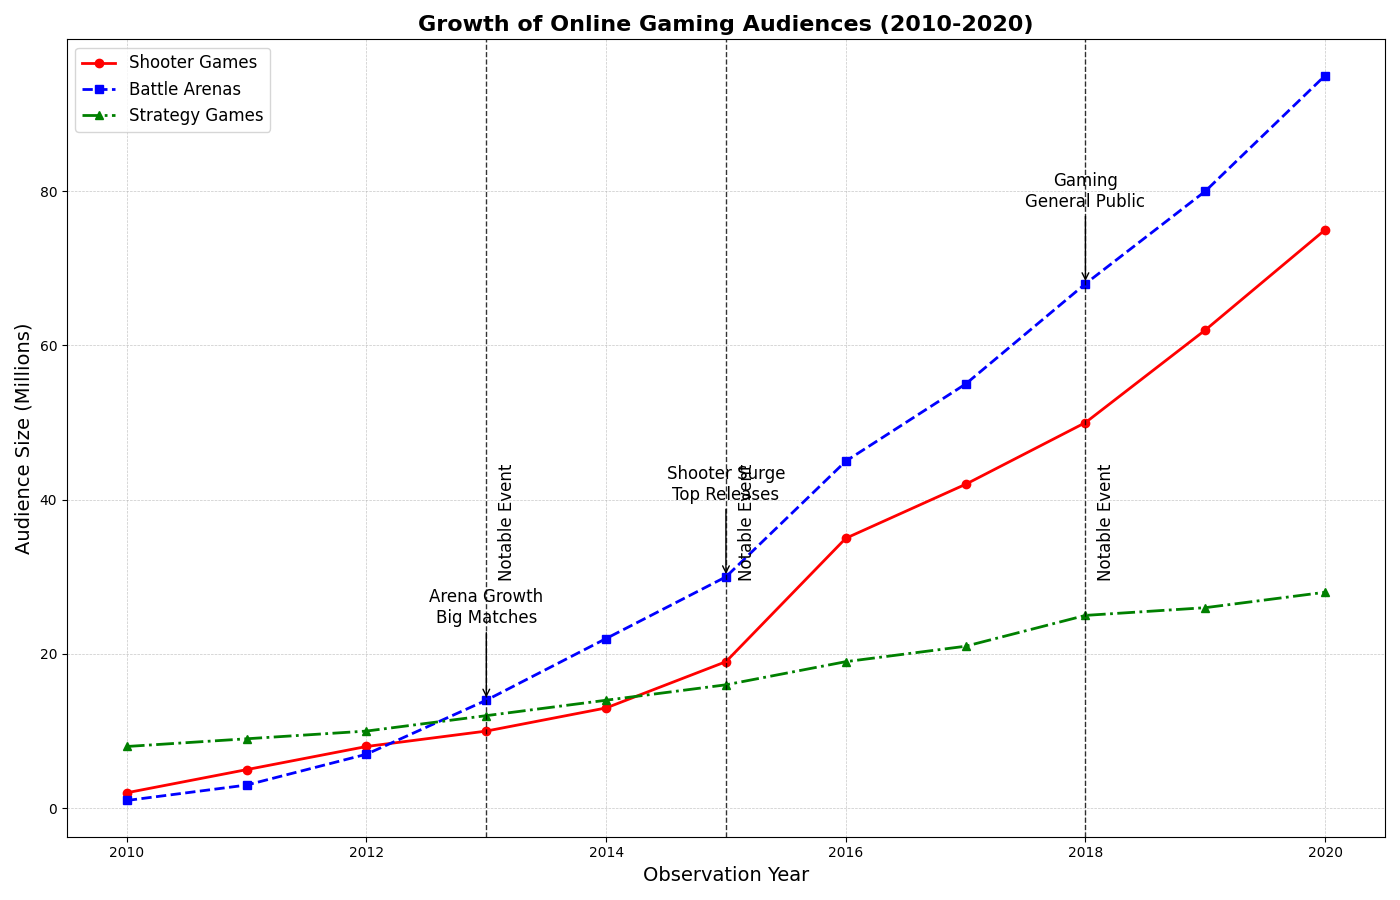

Here is the Python script that generated this plot:
import matplotlib.pyplot as plt
import numpy as np

# Years of observation
years = np.arange(2010, 2021)

# E-Sports viewership data (in millions)
fps_viewership = [2, 5, 8, 10, 13, 19, 35, 42, 50, 62, 75]
moba_viewership = [1, 3, 7, 14, 22, 30, 45, 55, 68, 80, 95]
rts_viewership = [8, 9, 10, 12, 14, 16, 19, 21, 25, 26, 28]

# Initialize the plot
fig, ax1 = plt.subplots(figsize=(14, 9))

# Plot the data series with different markers and line styles
ax1.plot(years, fps_viewership, color='red', linestyle='-', linewidth=2, marker='o', label='Shooter Games')
ax1.plot(years, moba_viewership, color='blue', linestyle='--', linewidth=2, marker='s', label='Battle Arenas')
ax1.plot(years, rts_viewership, color='green', linestyle='-.', linewidth=2, marker='^', label='Strategy Games')

# Customize grid and layout
ax1.grid(True, linestyle='--', linewidth=0.5, alpha=0.7)

# Set titles and labels with changes
ax1.set_title('Growth of Online Gaming Audiences (2010-2020)', fontsize=16, weight='bold')
ax1.set_xlabel('Observation Year', fontsize=14)
ax1.set_ylabel('Audience Size (Millions)', fontsize=14)

# Annotations and highlights
highlight_years = [2013, 2015, 2018]
for year in highlight_years:
    ax1.axvline(x=year, color='black', linestyle='--', linewidth=1, alpha=0.8)
    ax1.text(year + 0.1, 30, 'Notable Event', color='black', fontsize=12, rotation=90)

# Adding key event annotations with context
key_events = {
    '2013': 'Arena Growth\nBig Matches',
    '2015': 'Shooter Surge\nTop Releases',
    '2018': 'Gaming\nGeneral Public'
}

for year, event in key_events.items():
    ax1.annotate(event, xy=(int(year), moba_viewership[years.tolist().index(int(year))]), 
                 xytext=(int(year), moba_viewership[years.tolist().index(int(year))] + 10),
                 arrowprops=dict(facecolor='black', arrowstyle='->'),
                 fontsize=12, ha='center')

# Legends
ax1.legend(loc='upper left', fontsize=12)

# Adjust layout for clarity
plt.tight_layout()

# Display the plot
plt.show()
